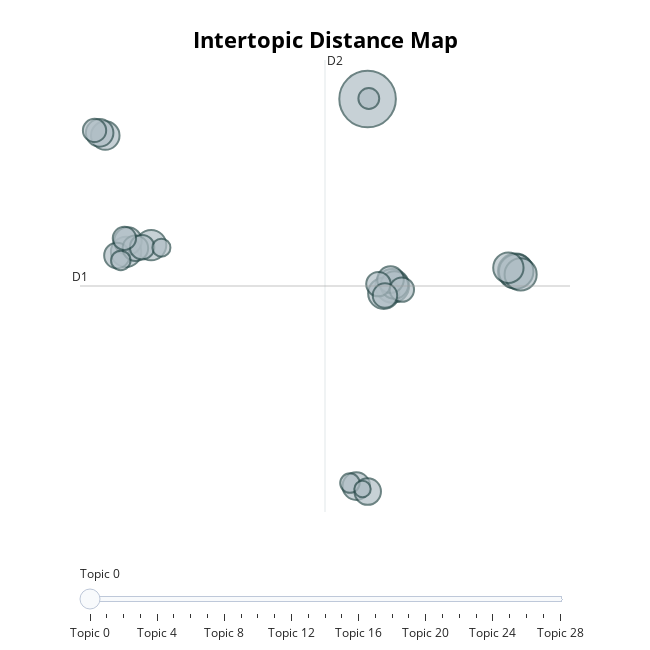

The code cell stored with this chart in its notebook:
### Code cell
# 視覺化主題分布：圓圈大小是主題的大小，圓圈的距離是主題之間的相似度
topic_model.visualize_topics()

### Figure 1 — Plotly figure (JSON) as saved in the notebook; plotly's stock layout.template omitted (floating-point values rounded to 4 significant figures)
{"data": [{"customdata": [[0, "一定要有麥當勞會員才能綁定甜心卡數位序號嗎 | 麥當勞甜心卡怎麼用 | 麥當勞甜心卡怎麼買 | 甜心卡優惠不適用於歡樂送及其他第三方平台提供之外送服務 | 甜心卡區飲品玉米湯除外可自備飲料杯省元", 59], [1, "你告不贏 | 值並不高 | 結論並不理想 | 結果連張基本的餐巾紙都不給 | 發現雙人早餐的價格竟然和單點差不多", 23], [2, "得來速店員從沒要求看卡片有進步的是得來速跟點餐機都能用了 | 有待檢方盡速偵結 | 麥當勞有員工手機掉油鍋裡 | 領取優惠券當下就要付錢嗎 | 雖然每位員工手機都有麥胞專屬化申訴管道可直接反映", 22], [3, "商品名稱無敵大麥克沙拉套餐無糖紅茶 | 商品名稱經典那堤買一送一 | 該名身穿白色背心與迷你裙的女子留著一頭紅髮 | 該名紅髮女子疑似為成人平台的知名女模 | 記者署名記者陳昫蓁報導", 21], [4, "可惜這次雙人早餐的優惠組合 | 可為其配戴易辨識身份的配件 | 除非你是草莓優格的雙重愛好者 | 這款雙餡派的內餡則比較像果醬 | 這次的體驗真的讓人失望", 19], [5, "價格超過新台幣元 | 剛好湊個元 | 草莓雙牛堡單點元搭配小薯套餐元官網獨家套餐元 | 草莓重磅雙牛堡單點元搭配小薯套餐元 | 草莓烤腿堡單點元搭配小薯套餐元官網獨家套餐元", 18], [6, "再進行數位綁定 | 大麥克系列還是用紙包比較容易固定 | 該組數位序號即失效且無法重複綁定 | 註每組數位序號僅限綁定乙次 | 痛定思痛", 17], [7, "全面檢視過程中做得不夠好的環節 | 套餐的話有小中大 | 讓我們做得更好 | 系統全面升級提升影音品質 | 檢視我們的改變與努力", 17], [8, "再加上單價元 | 加上優格後更顯得特殊 | 警方發現其無法正常言語溝通 | 計價方式以挪威克朗計算 | 被炎上之後鎖帳了", 17], [9, "整體來說 | 對此 | 鏡週刊 | 走進麥當勞 | 資料來源", 15], [10, "且未攜帶雨具 | 錯過就沒機會 | 逾期會怎麼樣 | 紛紛怒批低俗 | 沒使用會退錢嗎", 14], [11, "麥當勞繼去年月日在官方網站正式發布聲明 | 麥當勞在年月轉為授權發展商 | 買送優惠一整年不限次數使用數位序號綁定麥當勞 | 請問有沒有鄉民知道麥當勞每年過年期間限定的薯來堡 | 而且期限就到這個月的月底大家記得要去更換", 14], [12, "隨即提供紙筆讓她以書寫方式表達 | 這種行為根本是公然猖狂挑戰社會道德底線太離譜了 | 這段不雅片近日在社群媒體瘋傳 | 讓整起風暴持續在社群延燒擴大 | 簡直敗壞社會風氣", 14], [13, "麥當勞今日貼出季報 | 露出私密部位供人拍攝 | 進門後前方及左手邊都會自動點餐機 | 請立即撥打或至鄰近派出所求助 | 結果就是改善提出問題的人事發過多久了", 14], [14, "若家中有易走失成員 | 結果拿回家打開後 | 結果回家後吃完 | 最終順利聯繫家屬並將她安全送返家中 | 才得知其離家動機是為了吃麥當勞", 13], [15, "麥當勞草莓季開吃草莓脆可可冰炫風草莓優格雙餡派漢堡王白色情人節也推出款草莓漢堡開吃戀愛的感覺 | 這款無敵大麥克完全塌成了漢堡版比薩斜塔 | 由於套餐裡包含兩個漢堡和兩片薯餅 | 漢堡王白色情人節也迎接草莓季 | 沒有能讓我選擇兩個都是一般漢堡皮的選項", 13], [16, "點擊相機並允許麥當勞取用相機權限後 | 那還是去櫃台反映一下好了 | 這一場鬧劇 | 這一場人生已經絕望了 | 賺生活費", 12], [17, "麥當勞保有隨時調整活動辦法活動時間優惠內容及終止活動之權利 | 還有洗手間的密碼 | 還是只是在有與沒有之間徘徊 | 途中因大雨且無法清楚表達 | 要用持續的行動證明", 12], [18, "酸甜香滑的草莓醬分別搭配火烤牛肉雞腿迸出火花 | 酸甜爽脆草莓優格雙餡派則在酥嫩派皮中吃得到酸甜濃郁的草莓果醬交融香滑優格的豐富內餡草莓氣泡飲則以新鮮草莓果醬搭上雪碧 | 這次選擇了麥香魚套餐 | 結果他隨意打開一個裝著麥香魚的盒子 | 港媒香港更點名", 11], [19, "都無富二代模樣 | 至於李嫌為何會被網友點名是麥當勞大股東的富二代 | 甚至還稱李嫌曾對家屬嗆聲我富二代 | 涉案的李嫌在麥當勞工作超過年 | 李的家庭背景單純", 11], [20, "隔天才發現那個小袋子不見 | 這價格已經可以去星級點一個普通蘋果派再配杯紅茶了 | 每張甜心優惠券效期都是天 | 昨天瀏覽了一下麥當勞的開春優惠清單 | 昨天廣告消失點餐機也沒有相關產品", 11], [21, "評分 | 廠商分店別麥當勞頭份店 | 廠商分店別麥當勞苗栗店 | 價格分別從挪威克朗 | ", 11], [22, "約莫是新台幣 | 看板標題新聞徒步公里找麥當勞 | 新聞網 | 挪威克朗新台幣 | 完整新聞標題", 10], [23, "至於該起性侵案疑雲 | 自動點餐機付款完 | 沒使用就會自動消失 | 或得來速點餐區掃碼 | 即可於期限內重複使用", 10], [24, "年麥當勞甜心卡 | 未來一年皆可在內甜心卡專區 | 心得這次蛇年開春優惠券的單人套餐系列中 | 年麥當勞甜心卡與早餐供應時段一起發售 | 台灣麥當勞年甜心卡今月日起", 8], [25, "讓口感更豐富 | 看到五享大麥克感覺值比一般套餐稍高一些 | 想到之前有些特殊口味的派總是很快售完 | 少了蘋果派那種紮實的口感 | 喝一口酸甜沁涼", 7], [26, "本文轉錄自看板 | 該段約秒影片於本月日在臉書群組瘋傳 | 本刊調查 | 日本麥當勞起兒童餐玩具哆啦夢 | 圖文網誌", 7], [27, "領券成功後 | 綁定成功後 | 綁定完成後 | 有網友更猜測難不成是麥當勞背後的仰德集團 | 抵制快要成功了", 6], [28, "第一盒也是起司片跳出漢堡 | 當我試圖把起司片摳起來要放回漢堡裡面 | 幸好第二盒的起司片是可以的 | 大概不到一成的起司有黏在漢堡裡面 | 因為麥香魚裡面的半片起司片竟然掉出來了", 5]], "hovertemplate": "<b>Topic %{customdata[0]}</b><br>%{customdata[1]}<br>Size: %{customdata[2]}", "legendgroup": "", "marker": {"color": "#B0BEC5", "line": {"color": "DarkSlateGrey", "width": 2}, "size": [59, 23, 22, 21, 19, 18, 17, 17, 17, 15, 14, 14, 14, 14, 13, 13, 12, 12, 11, 11, 11, 11, 10, 10, 8, 7, 7, 6, 5], "sizemode": "area", "sizeref": 0.03687, "symbol": "circle"}, "mode": "markers", "name": "", "orientation": "v", "showlegend": false, "type": "scatter", "x": [6.248, 11.5, 11.52, 7.124, 11.68, 6.821, -1.434, 11.24, -2.322, -3.06, -3.26, 7.199, 5.848, -2.256, 7.062, 6.251, -2.646, -1.991, 6.632, 7.463, -1.753, 6.865, -2.381, -3.441, 6.291, -2.509, 5.621, -1.068, 6.068], "xaxis": "x", "y": [19.0, 6.239, 6.212, 5.148, 5.993, 4.589, 8.167, 6.487, 7.664, 16.3, 16.5, 5.211, -9.72, 8.467, 5.606, -10.12, 7.391, 7.938, 5.272, 4.865, 8.013, 4.429, 8.67, 16.68, 19.05, 7.028, -9.494, 7.976, -9.939], "yaxis": "y"}], "layout": {"annotations": [{"showarrow": false, "text": "D1", "x": -3.957, "y": 5.132, "yshift": 10}, {"showarrow": false, "text": "D2", "x": 4.737, "xshift": 10, "y": 21.9}], "height": 650, "hoverlabel": {"bgcolor": "white", "font": {"family": "Rockwell", "size": 16}}, "legend": {"itemsizing": "constant", "tracegroupgap": 0}, "margin": {"t": 60}, "shapes": [{"line": {"color": "#CFD8DC", "width": 2}, "type": "line", "x0": 4.737, "x1": 4.737, "y0": -11.64, "y1": 21.9}, {"line": {"color": "#9E9E9E", "width": 2}, "type": "line", "x0": -3.957, "x1": 13.43, "y0": 5.132, "y1": 5.132}], "sliders": [{"active": 0, "pad": {"t": 50}, "steps": [{"args": [{"marker.color": [["red", "#B0BEC5", "#B0BEC5", "#B0BEC5", "#B0BEC5", "#B0BEC5", "#B0BEC5", "#B0BEC5", "#B0BEC5", "#B0BEC5", "#B0BEC5", "#B0BEC5", "#B0BEC5", "#B0BEC5", "#B0BEC5", "#B0BEC5", "#B0BEC5", "#B0BEC5", "#B0BEC5", "#B0BEC5", "#B0BEC5", "#B0BEC5", "#B0BEC5", "#B0BEC5", "#B0BEC5", "#B0BEC5", "#B0BEC5", "#B0BEC5", "#B0BEC5"]]}], "label": "Topic 0", "method": "update"}, {"args": [{"marker.color": [["#B0BEC5", "red", "#B0BEC5", "#B0BEC5", "#B0BEC5", "#B0BEC5", "#B0BEC5", "#B0BEC5", "#B0BEC5", "#B0BEC5", "#B0BEC5", "#B0BEC5", "#B0BEC5", "#B0BEC5", "#B0BEC5", "#B0BEC5", "#B0BEC5", "#B0BEC5", "#B0BEC5", "#B0BEC5", "#B0BEC5", "#B0BEC5", "#B0BEC5", "#B0BEC5", "#B0BEC5", "#B0BEC5", "#B0BEC5", "#B0BEC5", "#B0BEC5"]]}], "label": "Topic 1", "method": "update"}, {"args": [{"marker.color": [["#B0BEC5", "#B0BEC5", "red", "#B0BEC5", "#B0BEC5", "#B0BEC5", "#B0BEC5", "#B0BEC5", "#B0BEC5", "#B0BEC5", "#B0BEC5", "#B0BEC5", "#B0BEC5", "#B0BEC5", "#B0BEC5", "#B0BEC5", "#B0BEC5", "#B0BEC5", "#B0BEC5", "#B0BEC5", "#B0BEC5", "#B0BEC5", "#B0BEC5", "#B0BEC5", "#B0BEC5", "#B0BEC5", "#B0BEC5", "#B0BEC5", "#B0BEC5"]]}], "label": "Topic 2", "method": "update"}, {"args": [{"marker.color": [["#B0BEC5", "#B0BEC5", "#B0BEC5", "red", "#B0BEC5", "#B0BEC5", "#B0BEC5", "#B0BEC5", "#B0BEC5", "#B0BEC5", "#B0BEC5", "#B0BEC5", "#B0BEC5", "#B0BEC5", "#B0BEC5", "#B0BEC5", "#B0BEC5", "#B0BEC5", "#B0BEC5", "#B0BEC5", "#B0BEC5", "#B0BEC5", "#B0BEC5", "#B0BEC5", "#B0BEC5", "#B0BEC5", "#B0BEC5", "#B0BEC5", "#B0BEC5"]]}], "label": "Topic 3", "method": "update"}, {"args": [{"marker.color": [["#B0BEC5", "#B0BEC5", "#B0BEC5", "#B0BEC5", "red", "#B0BEC5", "#B0BEC5", "#B0BEC5", "#B0BEC5", "#B0BEC5", "#B0BEC5", "#B0BEC5", "#B0BEC5", "#B0BEC5", "#B0BEC5", "#B0BEC5", "#B0BEC5", "#B0BEC5", "#B0BEC5", "#B0BEC5", "#B0BEC5", "#B0BEC5", "#B0BEC5", "#B0BEC5", "#B0BEC5", "#B0BEC5", "#B0BEC5", "#B0BEC5", "#B0BEC5"]]}], "label": "Topic 4", "method": "update"}, {"args": [{"marker.color": [["#B0BEC5", "#B0BEC5", "#B0BEC5", "#B0BEC5", "#B0BEC5", "red", "#B0BEC5", "#B0BEC5", "#B0BEC5", "#B0BEC5", "#B0BEC5", "#B0BEC5", "#B0BEC5", "#B0BEC5", "#B0BEC5", "#B0BEC5", "#B0BEC5", "#B0BEC5", "#B0BEC5", "#B0BEC5", "#B0BEC5", "#B0BEC5", "#B0BEC5", "#B0BEC5", "#B0BEC5", "#B0BEC5", "#B0BEC5", "#B0BEC5", "#B0BEC5"]]}], "label": "Topic 5", "method": "update"}, {"args": [{"marker.color": [["#B0BEC5", "#B0BEC5", "#B0BEC5", "#B0BEC5", "#B0BEC5", "#B0BEC5", "red", "#B0BEC5", "#B0BEC5", "#B0BEC5", "#B0BEC5", "#B0BEC5", "#B0BEC5", "#B0BEC5", "#B0BEC5", "#B0BEC5", "#B0BEC5", "#B0BEC5", "#B0BEC5", "#B0BEC5", "#B0BEC5", "#B0BEC5", "#B0BEC5", "#B0BEC5", "#B0BEC5", "#B0BEC5", "#B0BEC5", "#B0BEC5", "#B0BEC5"]]}], "label": "Topic 6", "method": "update"}, {"args": [{"marker.color": [["#B0BEC5", "#B0BEC5", "#B0BEC5", "#B0BEC5", "#B0BEC5", "#B0BEC5", "#B0BEC5", "red", "#B0BEC5", "#B0BEC5", "#B0BEC5", "#B0BEC5", "#B0BEC5", "#B0BEC5", "#B0BEC5", "#B0BEC5", "#B0BEC5", "#B0BEC5", "#B0BEC5", "#B0BEC5", "#B0BEC5", "#B0BEC5", "#B0BEC5", "#B0BEC5", "#B0BEC5", "#B0BEC5", "#B0BEC5", "#B0BEC5", "#B0BEC5"]]}], "label": "Topic 7", "method": "update"}, {"args": [{"marker.color": [["#B0BEC5", "#B0BEC5", "#B0BEC5", "#B0BEC5", "#B0BEC5", "#B0BEC5", "#B0BEC5", "#B0BEC5", "red", "#B0BEC5", "#B0BEC5", "#B0BEC5", "#B0BEC5", "#B0BEC5", "#B0BEC5", "#B0BEC5", "#B0BEC5", "#B0BEC5", "#B0BEC5", "#B0BEC5", "#B0BEC5", "#B0BEC5", "#B0BEC5", "#B0BEC5", "#B0BEC5", "#B0BEC5", "#B0BEC5", "#B0BEC5", "#B0BEC5"]]}], "label": "Topic 8", "method": "update"}, {"args": [{"marker.color": [["#B0BEC5", "#B0BEC5", "#B0BEC5", "#B0BEC5", "#B0BEC5", "#B0BEC5", "#B0BEC5", "#B0BEC5", "#B0BEC5", "red", "#B0BEC5", "#B0BEC5", "#B0BEC5", "#B0BEC5", "#B0BEC5", "#B0BEC5", "#B0BEC5", "#B0BEC5", "#B0BEC5", "#B0BEC5", "#B0BEC5", "#B0BEC5", "#B0BEC5", "#B0BEC5", "#B0BEC5", "#B0BEC5", "#B0BEC5", "#B0BEC5", "#B0BEC5"]]}], "label": "Topic 9", "method": "update"}, {"args": [{"marker.color": [["#B0BEC5", "#B0BEC5", "#B0BEC5", "#B0BEC5", "#B0BEC5", "#B0BEC5", "#B0BEC5", "#B0BEC5", "#B0BEC5", "#B0BEC5", "red", "#B0BEC5", "#B0BEC5", "#B0BEC5", "#B0BEC5", "#B0BEC5", "#B0BEC5", "#B0BEC5", "#B0BEC5", "#B0BEC5", "#B0BEC5", "#B0BEC5", "#B0BEC5", "#B0BEC5", "#B0BEC5", "#B0BEC5", "#B0BEC5", "#B0BEC5", "#B0BEC5"]]}], "label": "Topic 10", "method": "update"}, {"args": [{"marker.color": [["#B0BEC5", "#B0BEC5", "#B0BEC5", "#B0BEC5", "#B0BEC5", "#B0BEC5", "#B0BEC5", "#B0BEC5", "#B0BEC5", "#B0BEC5", "#B0BEC5", "red", "#B0BEC5", "#B0BEC5", "#B0BEC5", "#B0BEC5", "#B0BEC5", "#B0BEC5", "#B0BEC5", "#B0BEC5", "#B0BEC5", "#B0BEC5", "#B0BEC5", "#B0BEC5", "#B0BEC5", "#B0BEC5", "#B0BEC5", "#B0BEC5", "#B0BEC5"]]}], "label": "Topic 11", "method": "update"}, {"args": [{"marker.color": [["#B0BEC5", "#B0BEC5", "#B0BEC5", "#B0BEC5", "#B0BEC5", "#B0BEC5", "#B0BEC5", "#B0BEC5", "#B0BEC5", "#B0BEC5", "#B0BEC5", "#B0BEC5", "red", "#B0BEC5", "#B0BEC5", "#B0BEC5", "#B0BEC5", "#B0BEC5", "#B0BEC5", "#B0BEC5", "#B0BEC5", "#B0BEC5", "#B0BEC5", "#B0BEC5", "#B0BEC5", "#B0BEC5", "#B0BEC5", "#B0BEC5", "#B0BEC5"]]}], "label": "Topic 12", "method": "update"}, {"args": [{"marker.color": [["#B0BEC5", "#B0BEC5", "#B0BEC5", "#B0BEC5", "#B0BEC5", "#B0BEC5", "#B0BEC5", "#B0BEC5", "#B0BEC5", "#B0BEC5", "#B0BEC5", "#B0BEC5", "#B0BEC5", "red", "#B0BEC5", "#B0BEC5", "#B0BEC5", "#B0BEC5", "#B0BEC5", "#B0BEC5", "#B0BEC5", "#B0BEC5", "#B0BEC5", "#B0BEC5", "#B0BEC5", "#B0BEC5", "#B0BEC5", "#B0BEC5", "#B0BEC5"]]}], "label": "Topic 13", "method": "update"}, {"args": [{"marker.color": [["#B0BEC5", "#B0BEC5", "#B0BEC5", "#B0BEC5", "#B0BEC5", "#B0BEC5", "#B0BEC5", "#B0BEC5", "#B0BEC5", "#B0BEC5", "#B0BEC5", "#B0BEC5", "#B0BEC5", "#B0BEC5", "red", "#B0BEC5", "#B0BEC5", "#B0BEC5", "#B0BEC5", "#B0BEC5", "#B0BEC5", "#B0BEC5", "#B0BEC5", "#B0BEC5", "#B0BEC5", "#B0BEC5", "#B0BEC5", "#B0BEC5", "#B0BEC5"]]}], "label": "Topic 14", "method": "update"}, {"args": [{"marker.color": [["#B0BEC5", "#B0BEC5", "#B0BEC5", "#B0BEC5", "#B0BEC5", "#B0BEC5", "#B0BEC5", "#B0BEC5", "#B0BEC5", "#B0BEC5", "#B0BEC5", "#B0BEC5", "#B0BEC5", "#B0BEC5", "#B0BEC5", "red", "#B0BEC5", "#B0BEC5", "#B0BEC5", "#B0BEC5", "#B0BEC5", "#B0BEC5", "#B0BEC5", "#B0BEC5", "#B0BEC5", "#B0BEC5", "#B0BEC5", "#B0BEC5", "#B0BEC5"]]}], "label": "Topic 15", "method": "update"}, {"args": [{"marker.color": [["#B0BEC5", "#B0BEC5", "#B0BEC5", "#B0BEC5", "#B0BEC5", "#B0BEC5", "#B0BEC5", "#B0BEC5", "#B0BEC5", "#B0BEC5", "#B0BEC5", "#B0BEC5", "#B0BEC5", "#B0BEC5", "#B0BEC5", "#B0BEC5", "red", "#B0BEC5", "#B0BEC5", "#B0BEC5", "#B0BEC5", "#B0BEC5", "#B0BEC5", "#B0BEC5", "#B0BEC5", "#B0BEC5", "#B0BEC5", "#B0BEC5", "#B0BEC5"]]}], "label": "Topic 16", "method": "update"}, {"args": [{"marker.color": [["#B0BEC5", "#B0BEC5", "#B0BEC5", "#B0BEC5", "#B0BEC5", "#B0BEC5", "#B0BEC5", "#B0BEC5", "#B0BEC5", "#B0BEC5", "#B0BEC5", "#B0BEC5", "#B0BEC5", "#B0BEC5", "#B0BEC5", "#B0BEC5", "#B0BEC5", "red", "#B0BEC5", "#B0BEC5", "#B0BEC5", "#B0BEC5", "#B0BEC5", "#B0BEC5", "#B0BEC5", "#B0BEC5", "#B0BEC5", "#B0BEC5", "#B0BEC5"]]}], "label": "Topic 17", "method": "update"}, {"args": [{"marker.color": [["#B0BEC5", "#B0BEC5", "#B0BEC5", "#B0BEC5", "#B0BEC5", "#B0BEC5", "#B0BEC5", "#B0BEC5", "#B0BEC5", "#B0BEC5", "#B0BEC5", "#B0BEC5", "#B0BEC5", "#B0BEC5", "#B0BEC5", "#B0BEC5", "#B0BEC5", "#B0BEC5", "red", "#B0BEC5", "#B0BEC5", "#B0BEC5", "#B0BEC5", "#B0BEC5", "#B0BEC5", "#B0BEC5", "#B0BEC5", "#B0BEC5", "#B0BEC5"]]}], "label": "Topic 18", "method": "update"}, {"args": [{"marker.color": [["#B0BEC5", "#B0BEC5", "#B0BEC5", "#B0BEC5", "#B0BEC5", "#B0BEC5", "#B0BEC5", "#B0BEC5", "#B0BEC5", "#B0BEC5", "#B0BEC5", "#B0BEC5", "#B0BEC5", "#B0BEC5", "#B0BEC5", "#B0BEC5", "#B0BEC5", "#B0BEC5", "#B0BEC5", "red", "#B0BEC5", "#B0BEC5", "#B0BEC5", "#B0BEC5", "#B0BEC5", "#B0BEC5", "#B0BEC5", "#B0BEC5", "#B0BEC5"]]}], "label": "Topic 19", "method": "update"}, {"args": [{"marker.color": [["#B0BEC5", "#B0BEC5", "#B0BEC5", "#B0BEC5", "#B0BEC5", "#B0BEC5", "#B0BEC5", "#B0BEC5", "#B0BEC5", "#B0BEC5", "#B0BEC5", "#B0BEC5", "#B0BEC5", "#B0BEC5", "#B0BEC5", "#B0BEC5", "#B0BEC5", "#B0BEC5", "#B0BEC5", "#B0BEC5", "red", "#B0BEC5", "#B0BEC5", "#B0BEC5", "#B0BEC5", "#B0BEC5", "#B0BEC5", "#B0BEC5", "#B0BEC5"]]}], "label": "Topic 20", "method": "update"}, {"args": [{"marker.color": [["#B0BEC5", "#B0BEC5", "#B0BEC5", "#B0BEC5", "#B0BEC5", "#B0BEC5", "#B0BEC5", "#B0BEC5", "#B0BEC5", "#B0BEC5", "#B0BEC5", "#B0BEC5", "#B0BEC5", "#B0BEC5", "#B0BEC5", "#B0BEC5", "#B0BEC5", "#B0BEC5", "#B0BEC5", "#B0BEC5", "#B0BEC5", "red", "#B0BEC5", "#B0BEC5", "#B0BEC5", "#B0BEC5", "#B0BEC5", "#B0BEC5", "#B0BEC5"]]}], "label": "Topic 21", "method": "update"}, {"args": [{"marker.color": [["#B0BEC5", "#B0BEC5", "#B0BEC5", "#B0BEC5", "#B0BEC5", "#B0BEC5", "#B0BEC5", "#B0BEC5", "#B0BEC5", "#B0BEC5", "#B0BEC5", "#B0BEC5", "#B0BEC5", "#B0BEC5", "#B0BEC5", "#B0BEC5", "#B0BEC5", "#B0BEC5", "#B0BEC5", "#B0BEC5", "#B0BEC5", "#B0BEC5", "red", "#B0BEC5", "#B0BEC5", "#B0BEC5", "#B0BEC5", "#B0BEC5", "#B0BEC5"]]}], "label": "Topic 22", "method": "update"}, {"args": [{"marker.color": [["#B0BEC5", "#B0BEC5", "#B0BEC5", "#B0BEC5", "#B0BEC5", "#B0BEC5", "#B0BEC5", "#B0BEC5", "#B0BEC5", "#B0BEC5", "#B0BEC5", "#B0BEC5", "#B0BEC5", "#B0BEC5", "#B0BEC5", "#B0BEC5", "#B0BEC5", "#B0BEC5", "#B0BEC5", "#B0BEC5", "#B0BEC5", "#B0BEC5", "#B0BEC5", "red", "#B0BEC5", "#B0BEC5", "#B0BEC5", "#B0BEC5", "#B0BEC5"]]}], "label": "Topic 23", "method": "update"}, {"args": [{"marker.color": [["#B0BEC5", "#B0BEC5", "#B0BEC5", "#B0BEC5", "#B0BEC5", "#B0BEC5", "#B0BEC5", "#B0BEC5", "#B0BEC5", "#B0BEC5", "#B0BEC5", "#B0BEC5", "#B0BEC5", "#B0BEC5", "#B0BEC5", "#B0BEC5", "#B0BEC5", "#B0BEC5", "#B0BEC5", "#B0BEC5", "#B0BEC5", "#B0BEC5", "#B0BEC5", "#B0BEC5", "red", "#B0BEC5", "#B0BEC5", "#B0BEC5", "#B0BEC5"]]}], "label": "Topic 24", "method": "update"}, {"args": [{"marker.color": [["#B0BEC5", "#B0BEC5", "#B0BEC5", "#B0BEC5", "#B0BEC5", "#B0BEC5", "#B0BEC5", "#B0BEC5", "#B0BEC5", "#B0BEC5", "#B0BEC5", "#B0BEC5", "#B0BEC5", "#B0BEC5", "#B0BEC5", "#B0BEC5", "#B0BEC5", "#B0BEC5", "#B0BEC5", "#B0BEC5", "#B0BEC5", "#B0BEC5", "#B0BEC5", "#B0BEC5", "#B0BEC5", "red", "#B0BEC5", "#B0BEC5", "#B0BEC5"]]}], "label": "Topic 25", "method": "update"}, {"args": [{"marker.color": [["#B0BEC5", "#B0BEC5", "#B0BEC5", "#B0BEC5", "#B0BEC5", "#B0BEC5", "#B0BEC5", "#B0BEC5", "#B0BEC5", "#B0BEC5", "#B0BEC5", "#B0BEC5", "#B0BEC5", "#B0BEC5", "#B0BEC5", "#B0BEC5", "#B0BEC5", "#B0BEC5", "#B0BEC5", "#B0BEC5", "#B0BEC5", "#B0BEC5", "#B0BEC5", "#B0BEC5", "#B0BEC5", "#B0BEC5", "red", "#B0BEC5", "#B0BEC5"]]}], "label": "Topic 26", "method": "update"}, {"args": [{"marker.color": [["#B0BEC5", "#B0BEC5", "#B0BEC5", "#B0BEC5", "#B0BEC5", "#B0BEC5", "#B0BEC5", "#B0BEC5", "#B0BEC5", "#B0BEC5", "#B0BEC5", "#B0BEC5", "#B0BEC5", "#B0BEC5", "#B0BEC5", "#B0BEC5", "#B0BEC5", "#B0BEC5", "#B0BEC5", "#B0BEC5", "#B0BEC5", "#B0BEC5", "#B0BEC5", "#B0BEC5", "#B0BEC5", "#B0BEC5", "#B0BEC5", "red", "#B0BEC5"]]}], "label": "Topic 27", "method": "update"}, {"args": [{"marker.color": [["#B0BEC5", "#B0BEC5", "#B0BEC5", "#B0BEC5", "#B0BEC5", "#B0BEC5", "#B0BEC5", "#B0BEC5", "#B0BEC5", "#B0BEC5", "#B0BEC5", "#B0BEC5", "#B0BEC5", "#B0BEC5", "#B0BEC5", "#B0BEC5", "#B0BEC5", "#B0BEC5", "#B0BEC5", "#B0BEC5", "#B0BEC5", "#B0BEC5", "#B0BEC5", "#B0BEC5", "#B0BEC5", "#B0BEC5", "#B0BEC5", "#B0BEC5", "red"]]}], "label": "Topic 28", "method": "update"}]}], "title": {"font": {"color": "Black", "size": 22}, "text": "<b>Intertopic Distance Map</b>", "x": 0.5, "xanchor": "center", "y": 0.95, "yanchor": "top"}, "width": 650, "xaxis": {"anchor": "y", "domain": [0, 1], "range": [-3.957, 13.43], "title": {"text": ""}, "visible": false}, "yaxis": {"anchor": "x", "domain": [0, 1], "range": [-11.64, 21.9], "title": {"text": ""}, "visible": false}}}
